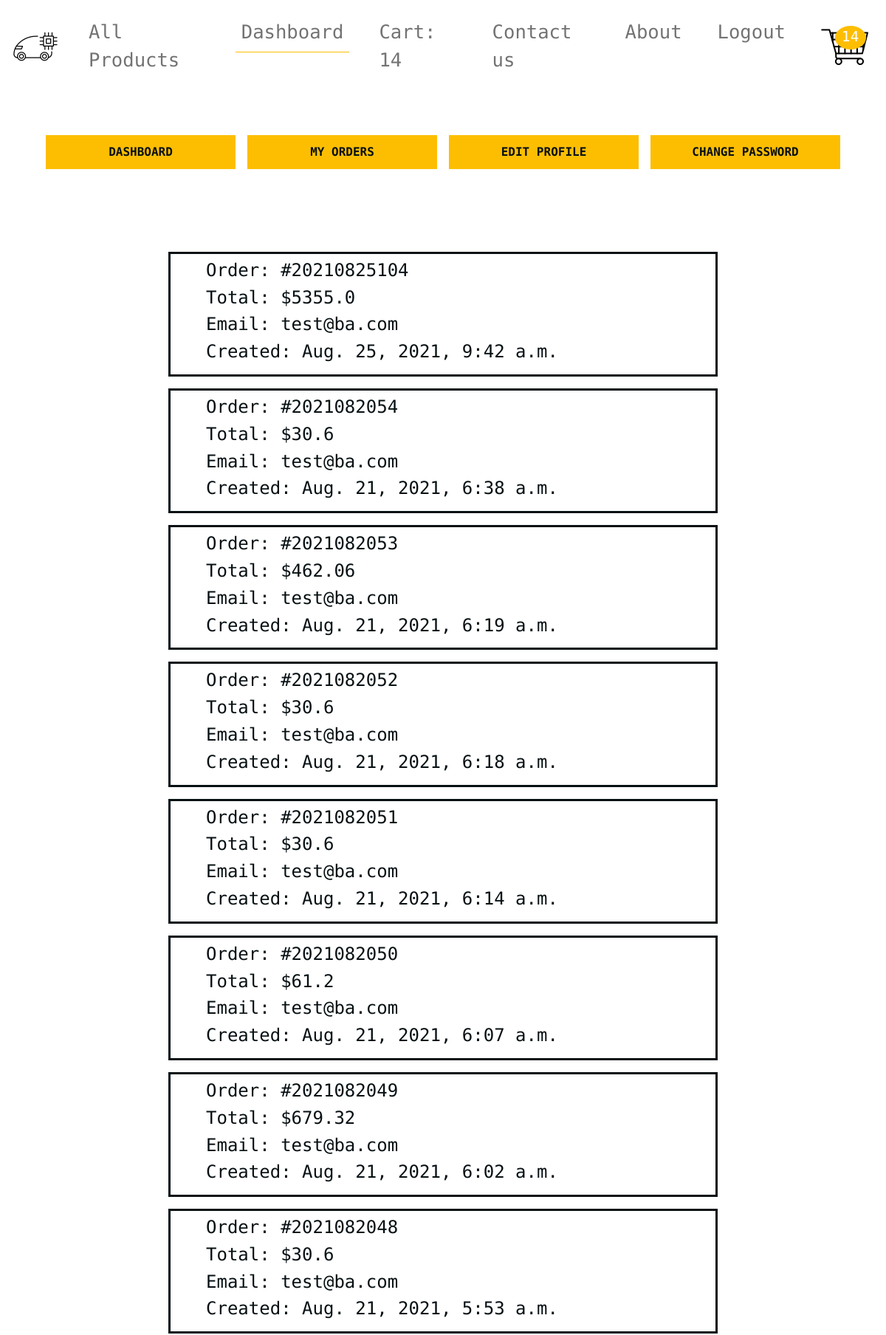
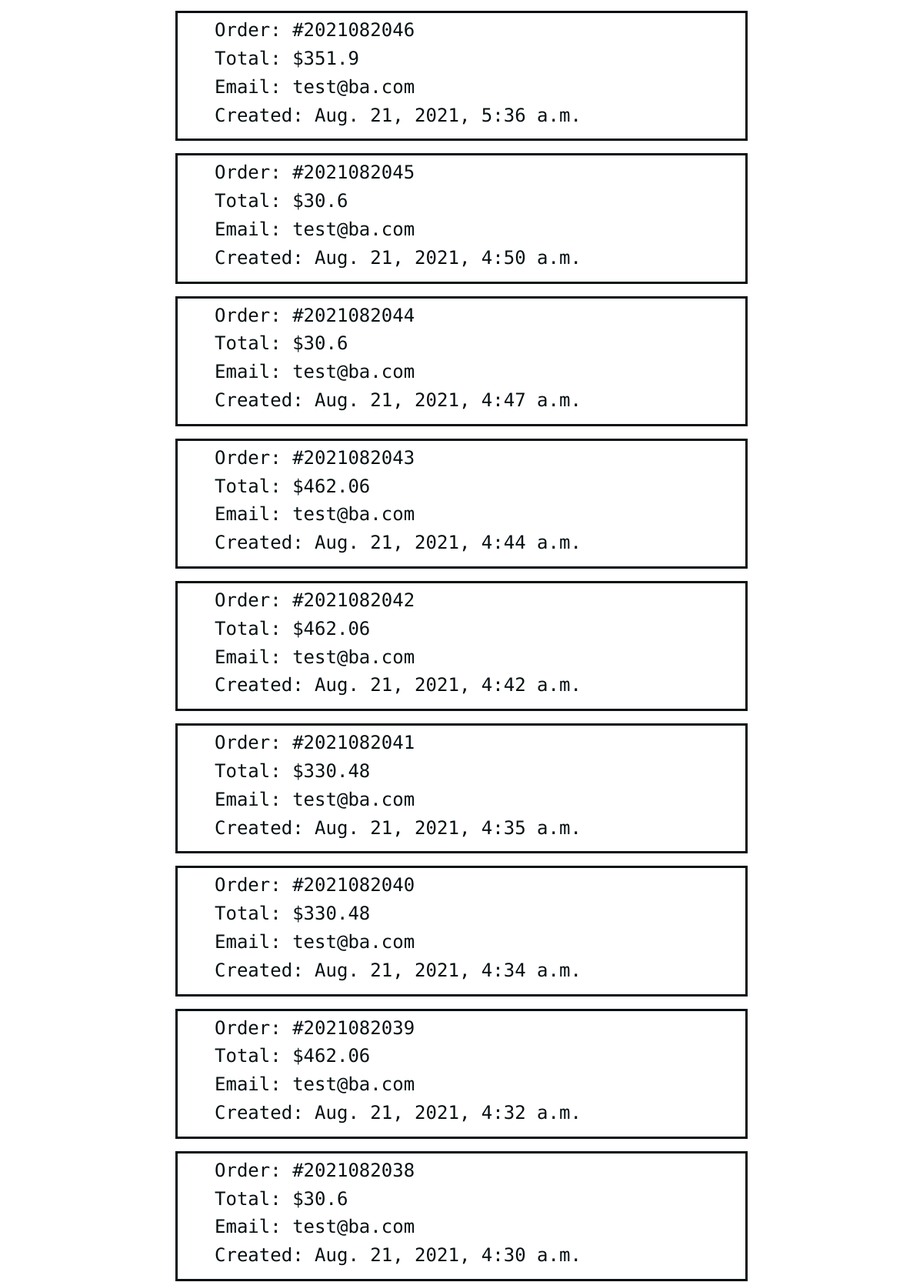
The page /accounts/my_orders/ (signed in, upper part) on the database its author committed (2 pictures, top to bottom).
### orders/models.py (models this page shows, shortened)
class Order(models.Model):
    STATUS = (
        ('New', 'New'),
        ('Accepted', 'Accepted'),
        ('Completed', 'Completed'),
        ('Cancelled', 'Cancelled'),
    )
    user = models.ForeignKey(Account, on_delete=models.SET_NULL, null=True)
    payment = models.ForeignKey(Payment, on_delete=models.SET_NULL, blank=True, null=True)
    order_number = models.CharField(max_length=20)
    name = models.CharField(max_length=100)
    phone = models.CharField(max_length=15)
    email = models.EmailField(max_length=100)
    address = models.CharField(max_length=100)
    zipcode = models.CharField(max_length=15)
    state = models.CharField(max_length=50)
    city = models.CharField(max_length=50)
    order_note = models.CharField(max_length=100, blank=True)
    order_total = models.FloatField()
    tax = models.FloatField()
    status = models.CharField(max_length=10, choices=STATUS, default='New')
    ip = models.CharField(blank=True, max_length=20)
    is_ordered = models.BooleanField(default=False)
    created_at = models.DateTimeField(auto_now_add=True)
    updated_at = models.DateTimeField(auto_now=True)

### accounts/models.py (models this page shows, shortened)
class Account(AbstractBaseUser):
    username = models.CharField(max_length=50, unique=True)
    email = models.EmailField(max_length=100, unique=True)
    phone_number = models.CharField(max_length=50)
    date_joined = models.DateTimeField(auto_now_add=True)
    last_login = models.DateTimeField(auto_now_add=True)
    is_admin = models.BooleanField(default=False)
    is_staff = models.BooleanField(default=False)
    is_active = models.BooleanField(default=False)
    is_superadmin = models.BooleanField(default=False)
    USERNAME_FIELD = 'email'
    REQUIRED_FIELDS = ['username']
    objects = MyAccountManager()

### accounts/views.py (the view)
# urls.py: path('my_orders/', views.my_orders, name='my_orders'),
@login_required(login_url='login')
def my_orders(request):
    orders = Order.objects.filter(user=request.user, is_ordered=True).order_by('-created_at')
    context = {
        'orders':orders,
    }
    return render(request, 'accounts/my_orders.html', context=context)

### cart/context_processors.py (called while the page is built)
def counter(request):
    cart_count = 0
    if 'admin' in request.path:
        return {}
    else:
        try:
            cart = Cart.objects.filter(cart_id=_cart_id(request))
            if request.user.is_authenticated:
                cart_items = CartItem.objects.all().filter(user=request.user)
            else:
                cart_items = CartItem.objects.all().filter(cart=cart[:1])
            for cart_item in cart_items:
                cart_count += cart_item.quantity
        except Cart.DoesNotExist:
            cart_count = 0
    return dict(cart_count=cart_count)

### cart/views.py (called while the page is built)
def _cart_id(request):
    cart = request.session.session_key
    if not cart:
        cart = request.session.create()
    return cart

### category/context_processors.py (called while the page is built)
def menu_links(request):
    links = Category.objects.all()
    return dict(links=links)

### templates/accounts/my_orders.html (shortened to what this page needs)
{% extends 'base/base.html' %}
{% load static %}
{% block content %}
    {% include 'accounts/dashboard_sidebar.html' %}
<section class=" py-5 mb-5">
    <div class="container">
        <div class="row ">
            {% for order in orders %}
            <a class="" href="{% url 'order_detail' order.order_number%}">
                <div class="mx-auto col-lg-8 m-2 p-2 px-lg-5 dashboard-data-click">
                    <h4>Order: #{{ order.order_number }}</h4>
                    <h4>Total: ${{ order.order_total }}</h4>
                    <h4>Email: {{user.email}}</h4>
                    <h4>Created: {{ order.created_at }}</h4>
                </div>
            </a>
            {% endfor %}
        </div>
    </div>
</section>
{% endblock %}

### static/css/main.css (style rules this page uses)
:root { --mainYellow: #fdbe02; --mainWhite: #fff; --mainBlack: #071013; --mainGrey: #9b9999; --TransGrey: rgba(0, 0, 0, 0.1); }
body { color: var(--mainBlack); background: var(--mainWhite); font-family: 'Roboto Mono', monospace; }
a { text-decoration: none; }
.dashboard-data-click { border: 0.2rem solid var(--mainBlack); color: var(--mainBlack); }

### rows shown on the page
Order: order_number "20210825104", order_total "5355.0", created_at "Aug. 25, 2021, 9:42 a.m."
Account: email "test@ba.com"
Order: order_number "2021082054", order_total "30.6", created_at "Aug. 21, 2021, 6:38 a.m."
Order: order_number "2021082053", order_total "462.06", created_at "Aug. 21, 2021, 6:19 a.m."
Order: order_number "2021082052", order_total "30.6", created_at "Aug. 21, 2021, 6:18 a.m."
Order: order_number "2021082051", order_total "30.6", created_at "Aug. 21, 2021, 6:14 a.m."
Order: order_number "2021082050", order_total "61.2", created_at "Aug. 21, 2021, 6:07 a.m."
Order: order_number "2021082049", order_total "679.32", created_at "Aug. 21, 2021, 6:02 a.m."
Order: order_number "2021082048", order_total "30.6", created_at "Aug. 21, 2021, 5:53 a.m."
Order: order_number "2021082046", order_total "351.9", created_at "Aug. 21, 2021, 5:36 a.m."
Order: order_number "2021082045", order_total "30.6", created_at "Aug. 21, 2021, 4:50 a.m."
Order: order_number "2021082044", order_total "30.6", created_at "Aug. 21, 2021, 4:47 a.m."
Order: order_number "2021082043", order_total "462.06", created_at "Aug. 21, 2021, 4:44 a.m."
Order: order_number "2021082042", order_total "462.06", created_at "Aug. 21, 2021, 4:42 a.m."
Order: order_number "2021082041", order_total "330.48", created_at "Aug. 21, 2021, 4:35 a.m."
Order: order_number "2021082040", order_total "330.48", created_at "Aug. 21, 2021, 4:34 a.m."
Order: order_number "2021082039", order_total "462.06", created_at "Aug. 21, 2021, 4:32 a.m."
Order: order_number "2021082038", order_total "30.6", created_at "Aug. 21, 2021, 4:30 a.m."

### other values the page prints
{{ cart_count }} "14"
